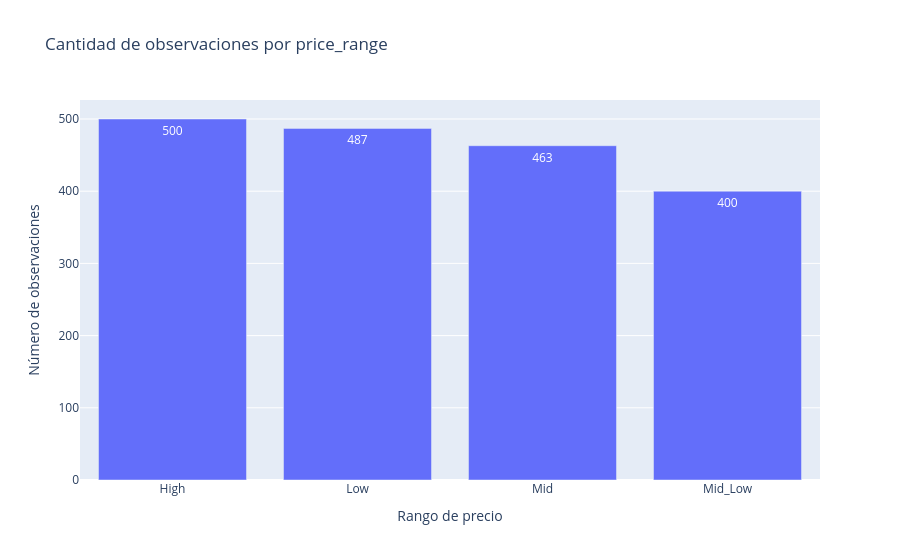

Source (notebook cell):
### Markdown cell above
Caso 1

### Code cell
import pandas as pd
import plotly.express as px

url = "https://raw.githubusercontent.com/jorgermzg15/data-files/refs/heads/main/phone_classification.csv"
df = pd.read_csv(url)

conteo = df['price_range'].value_counts().reset_index()
conteo.columns = ['price_range', 'cantidad']

fig = px.bar(conteo, x='price_range', y='cantidad', text='cantidad',
             title='Cantidad de observaciones por price_range',
             labels={'price_range': 'Rango de precio', 'cantidad': 'Número de observaciones'})
fig.show()

### Figure 1 — Plotly figure (JSON) as saved in the notebook; plotly's stock layout.template omitted (floating-point values rounded to 4 significant figures)
{"data": [{"hovertemplate": "Rango de precio=%{x}<br>Número de observaciones=%{text}<extra></extra>", "legendgroup": "", "marker": {"color": "#636efa", "pattern": {"shape": ""}}, "name": "", "orientation": "v", "showlegend": false, "text": [500.0, 487.0, 463.0, 400.0], "textposition": "auto", "type": "bar", "x": ["High", "Low", "Mid", "Mid_Low"], "xaxis": "x", "y": [500, 487, 463, 400], "yaxis": "y"}], "layout": {"barmode": "relative", "legend": {"tracegroupgap": 0}, "title": {"text": "Cantidad de observaciones por price_range"}, "xaxis": {"anchor": "y", "domain": [0, 1], "title": {"text": "Rango de precio"}}, "yaxis": {"anchor": "x", "domain": [0, 1], "title": {"text": "Número de observaciones"}}}}
